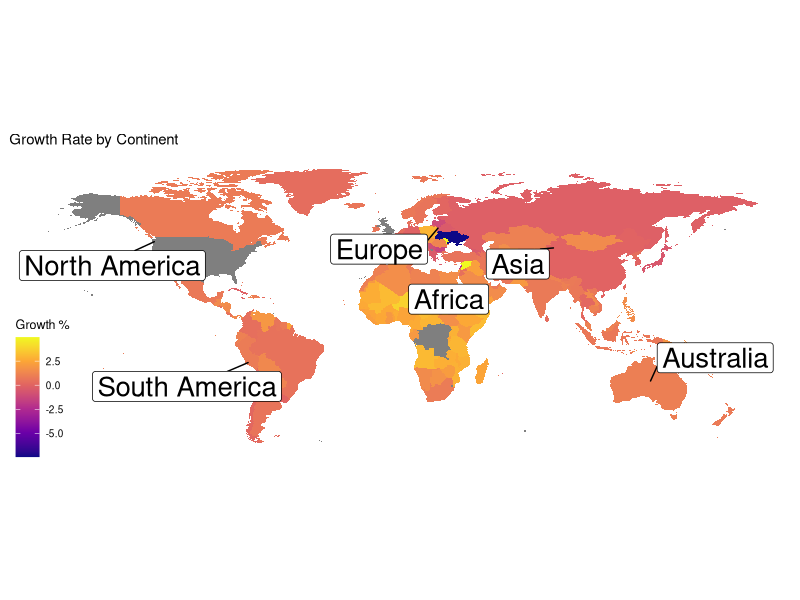
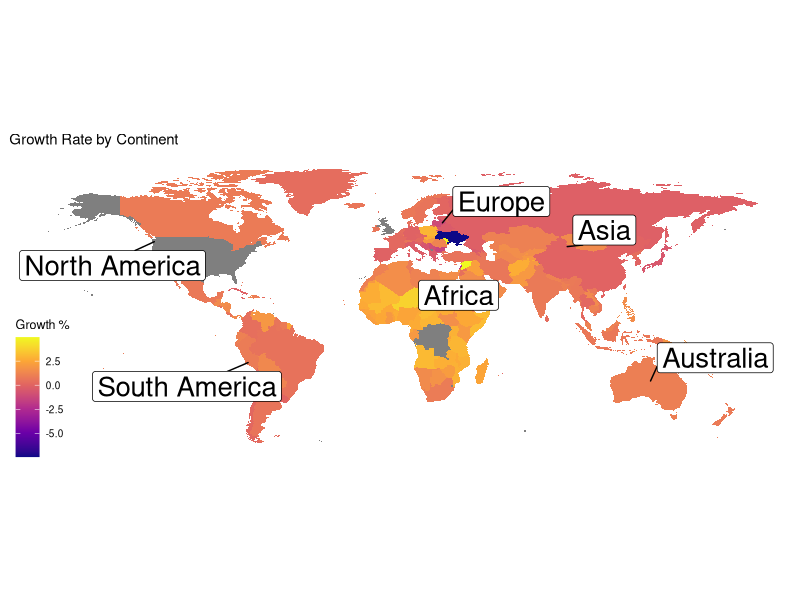

Recreate these plots in R, in order.
# Load the necessary libraries
library(dplyr)
library(ggplot2)
library(tidyverse)
library(ggrepel)
library(ggthemes)

# Import the world_population.csv dataset
world_population <- read.csv("world_population_data.csv")

# Remove '%' from growth_rate column
world_population <- world_population %>%
  mutate(growth_rate = as.numeric(sub("%", "", growth_rate)))

# Create dataframe for world coordinates using map_data
world_coordinates <- map_data("world")

# Add map_data data, remove Antarctica, and join by region
world_map <- map_data("world") %>%
  filter(region != "Antarctica") %>%
  left_join(world_population, by = c("region" = "country"))

# Create label data for World
label_data <- world_map %>%
  group_by(continent) %>%
  filter(row_number() == 25, continent != "Antarctica") %>%
  # Set North America long and lat to USA for display purposes
  # Set Australia coordinates and change Oceania label
  mutate(
    long = ifelse(continent == "North America", -120.7401, long),
    lat = ifelse(continent == "North America", 47.7511, lat),
    long = ifelse(continent == "South America", -71.9675, long),
    lat = ifelse(continent == "South America", -13.5319, lat),
    long = ifelse(continent == "Africa", 7.4951, long),
    lat = ifelse(continent == "Africa", 9.0579, lat),
    long = ifelse(continent == "Europe", 25.2822, long),
    lat = ifelse(continent == "Europe", 54.8900, lat),
    long = ifelse(continent == "Asia", 87.6168, long),
    lat = ifelse(continent == "Asia", 43.8256, lat),
    long = ifelse(continent == "Oceania", 133.7751, long),
    lat = ifelse(continent == "Oceania", -25.2744, lat),
    continent = ifelse(continent == "Oceania", "Australia", continent)
  )

# Create a geom_polygon plot using ggplot2
print(ggplot(world_map) +
  geom_polygon(aes(long, lat, group = group, fill = growth_rate)) +
  coord_quickmap() +
  scale_fill_viridis_c(option = "plasma") +

  # Add labels to the plot
  labs(fill = "Growth %") +
  ggtitle("Growth Rate by Continent") +

  # Use geom_label_repel for continent labels
  geom_label_repel(
    data = label_data, aes(x = long, y = lat, label = continent),
    size = 7, max.overlaps = 5,
    box.padding = .5, point.padding = .5
  ) +

  # Uses map theme from ggthemes library
  theme_map())

# Save the plot as a file
ggsave("world_plot.jpg", dpi = 300)
